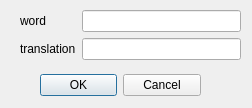
<?xml version="1.0" encoding="UTF-8"?>
<ui version="4.0">
 <class>Dialog</class>
 <widget class="QDialog" name="Dialog">
  <property name="geometry">
   <rect>
    <x>0</x>
    <y>0</y>
    <width>252</width>
    <height>108</height>
   </rect>
  </property>
  <property name="windowTitle">
   <string>Dialog</string>
  </property>
  <widget class="QDialogButtonBox" name="buttonBox">
   <property name="geometry">
    <rect>
     <x>40</x>
     <y>70</y>
     <width>161</width>
     <height>31</height>
    </rect>
   </property>
   <property name="orientation">
    <enum>Qt::Orientation::Horizontal</enum>
   </property>
   <property name="standardButtons">
    <set>QDialogButtonBox::StandardButton::Cancel|QDialogButtonBox::StandardButton::Ok</set>
   </property>
  </widget>
  <widget class="QWidget" name="formLayoutWidget">
   <property name="geometry">
    <rect>
     <x>20</x>
     <y>10</y>
     <width>221</width>
     <height>51</height>
    </rect>
   </property>
   <layout class="QFormLayout" name="formLayout">
    <item row="0" column="0">
     <widget class="QLabel" name="wordLabel">
      <property name="text">
       <string>word</string>
      </property>
     </widget>
    </item>
    <item row="0" column="1">
     <widget class="QLineEdit" name="wordLineEdit"/>
    </item>
    <item row="1" column="0">
     <widget class="QLabel" name="translationLabel">
      <property name="text">
       <string>translation</string>
      </property>
     </widget>
    </item>
    <item row="1" column="1">
     <widget class="QLineEdit" name="translationLineEdit"/>
    </item>
   </layout>
  </widget>
 </widget>
 <resources/>
 <connections>
  <connection>
   <sender>buttonBox</sender>
   <signal>accepted()</signal>
   <receiver>Dialog</receiver>
   <slot>accept()</slot>
   <hints>
    <hint type="sourcelabel">
     <x>248</x>
     <y>254</y>
    </hint>
    <hint type="destinationlabel">
     <x>157</x>
     <y>274</y>
    </hint>
   </hints>
  </connection>
  <connection>
   <sender>buttonBox</sender>
   <signal>rejected()</signal>
   <receiver>Dialog</receiver>
   <slot>reject()</slot>
   <hints>
    <hint type="sourcelabel">
     <x>316</x>
     <y>260</y>
    </hint>
    <hint type="destinationlabel">
     <x>286</x>
     <y>274</y>
    </hint>
   </hints>
  </connection>
 </connections>
</ui>
